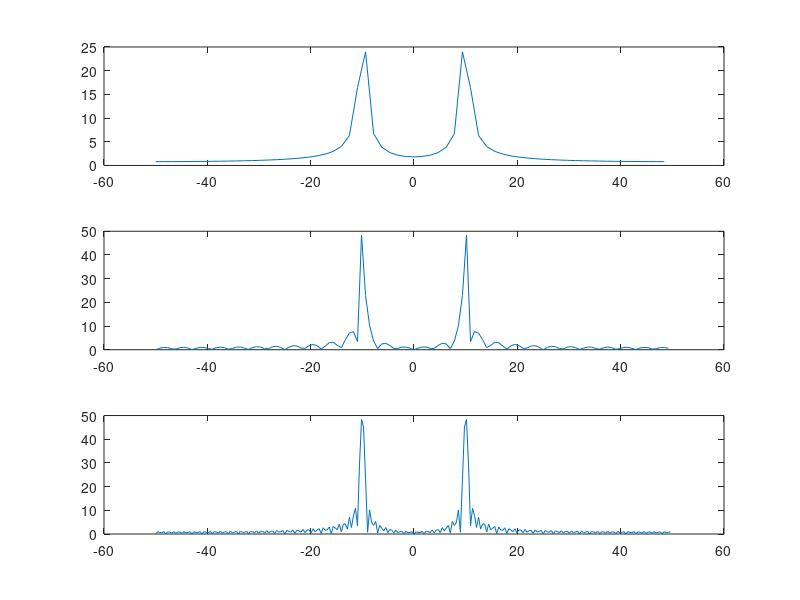

Reproduce this figure in MATLAB.
fs = 100; %Sample freq
frequency = 10; %frequency of sine wave
time = 1; % how many seconds to consider
x = [0:1/fs:time-1/fs]; %points on x-axis
y = cos(2*pi*x*frequency);
N=32;
for i =[1,2,3]
    subplot(3,1,[i]);
    N=N+N;  
    F = fftshift(abs(fft(y,N)));
    newX = -fs/2:fs/N:fs/2-fs/N;
    plot(newX, F)
end
